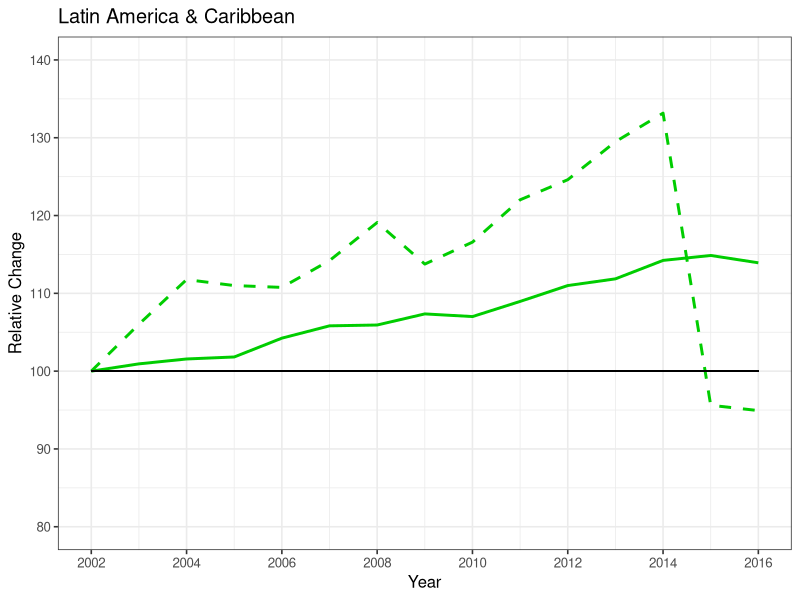
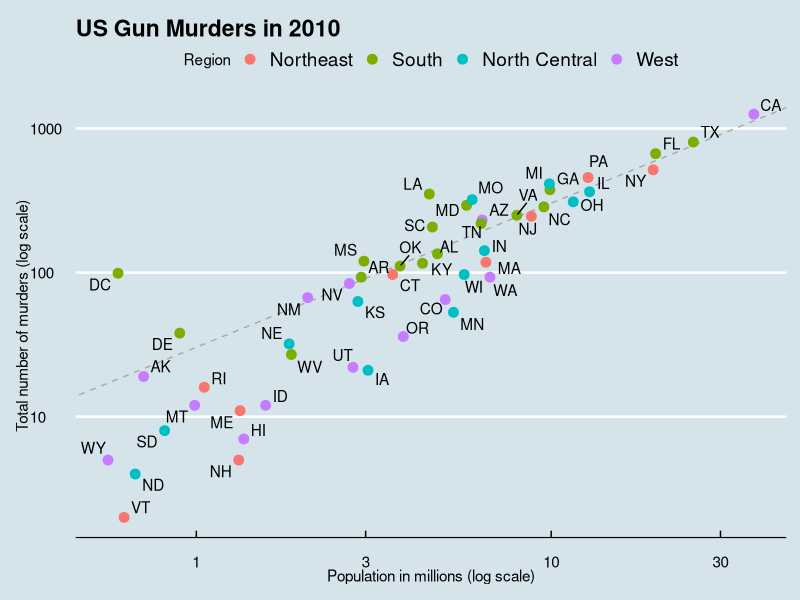
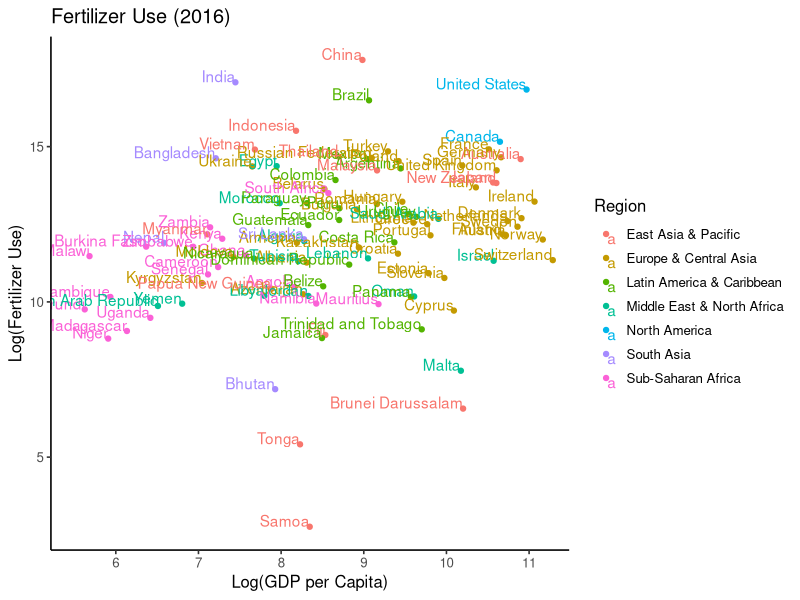

These figures' R source, in order:
## ---- chunk 1
library(readxl)
library(tidyverse)
library(ggplot2)
library(ggrepel)
library(ggthemes)
library(dslabs)
LAC <- read_excel("data/honors_lac.xlsx", 
                  sheet = "Latin America & Caribbean")
## ---- chunk 2
ggplot(LAC, aes(x=Year))+
  geom_line(aes(y=Yield_r), color="Green3", size=1)+
  geom_line(aes(y=Area_r), color="Green3", linetype="dashed", size=1)+
  labs(title="Latin America & Caribbean", x="Year", y="Relative Change")+
  theme_bw(base_size = 12)+
  coord_cartesian(ylim=c(80, 140))+
  scale_y_continuous(breaks = seq(80, 140, 10))+
  scale_x_continuous(breaks = seq(2002, 2016, 2))+
  geom_segment(aes(x=2002, y=100, xend=2016, yend=100), size=0.5)
## ---- chunk 3
summary_r <- murders %>%
    summarize(rate = sum(total) / sum(population) * 10^6) %>%
    .$rate
## ---- chunk 4
ggplot(murders, aes(x=population/10^6, y=total, label = abb)) +
    geom_abline(intercept = log10(summary_r), lty = 2, color = "darkgrey") +
    geom_point(aes(col = region), size = 3) +
    geom_text_repel() +
    scale_x_log10() +
    scale_y_log10() +
    labs(title = "US Gun Murders in 2010", x="Population in millions (log scale)",
         y="Total number of murders (log scale)")+
    scale_color_discrete(name = "Region") +
    theme_economist()
## ---- chunk 5
data0 <- read_csv("data/honors_baseline.csv")

data1 <- data0 %>% 
  select(2,3,5,6,13)
data2 <- data1 %>%
  filter(Year=="2016")
## ---- chunk 6
ggplot(data2, aes(x=log(GDP_capita), y=log(Fertilizer_use), color=Region))+
  geom_point()+
  geom_text(aes(label=Country), hjust=1, vjust=0)+
  labs(title="Fertilizer Use (2016)", x="Log(GDP per Capita)", y="Log(Fertilizer Use)")+
  theme_classic(base_size = 12)+
  coord_cartesian(xlim=c(5.5, 11.2))
